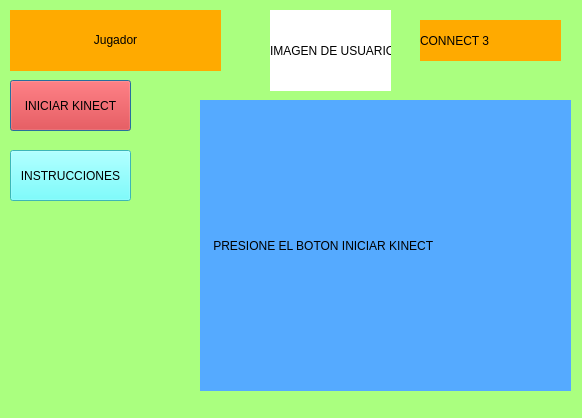
<?xml version="1.0" encoding="UTF-8"?>
<ui version="4.0">
 <class>Dialog1</class>
 <widget class="QDialog" name="Dialog1">
  <property name="geometry">
   <rect>
    <x>0</x>
    <y>0</y>
    <width>582</width>
    <height>418</height>
   </rect>
  </property>
  <property name="windowTitle">
   <string>Dialog</string>
  </property>
  <property name="styleSheet">
   <string notr="true">background-color: rgb(170, 255, 127);</string>
  </property>
  <widget class="QLabel" name="label_2">
   <property name="geometry">
    <rect>
     <x>10</x>
     <y>10</y>
     <width>211</width>
     <height>61</height>
    </rect>
   </property>
   <property name="toolTip">
    <string>&lt;html&gt;&lt;head/&gt;&lt;body&gt;&lt;p align=&quot;center&quot;&gt;&lt;br/&gt;JUGADOR 1&lt;/p&gt;&lt;/body&gt;&lt;/html&gt;</string>
   </property>
   <property name="layoutDirection">
    <enum>Qt::LeftToRight</enum>
   </property>
   <property name="styleSheet">
    <string notr="true">font: 18pt &quot;Segoe UI&quot;;
background-color: rgb(255, 170, 0);</string>
   </property>
   <property name="text">
    <string>&lt;html&gt;&lt;head/&gt;&lt;body&gt;&lt;p align=&quot;center&quot;&gt;Jugador&lt;/p&gt;&lt;/body&gt;&lt;/html&gt;</string>
   </property>
   <property name="margin">
    <number>2</number>
   </property>
  </widget>
  <widget class="QLabel" name="msg">
   <property name="geometry">
    <rect>
     <x>200</x>
     <y>100</y>
     <width>371</width>
     <height>291</height>
    </rect>
   </property>
   <property name="styleSheet">
    <string notr="true">font: 700 italic 14pt &quot;Segoe UI&quot;;
background-color: rgb(85, 170, 255);</string>
   </property>
   <property name="text">
    <string>    PRESIONE EL BOTON INICIAR KINECT</string>
   </property>
  </widget>
  <widget class="QPushButton" name="onkin">
   <property name="geometry">
    <rect>
     <x>10</x>
     <y>80</y>
     <width>121</width>
     <height>51</height>
    </rect>
   </property>
   <property name="styleSheet">
    <string notr="true">background-color: rgb(255, 0, 0);
font: 9pt &quot;Rockwell&quot;;</string>
   </property>
   <property name="text">
    <string>INICIAR KINECT</string>
   </property>
  </widget>
  <widget class="QLabel" name="img">
   <property name="geometry">
    <rect>
     <x>270</x>
     <y>10</y>
     <width>121</width>
     <height>81</height>
    </rect>
   </property>
   <property name="styleSheet">
    <string notr="true">background-color: rgb(255, 255, 255);</string>
   </property>
   <property name="text">
    <string>IMAGEN DE USUARIO</string>
   </property>
  </widget>
  <widget class="QLabel" name="label_3">
   <property name="geometry">
    <rect>
     <x>10</x>
     <y>210</y>
     <width>181</width>
     <height>171</height>
    </rect>
   </property>
   <property name="text">
    <string/>
   </property>
   <property name="pixmap">
    <pixmap>Gato.jpg</pixmap>
   </property>
   <property name="scaledContents">
    <bool>true</bool>
   </property>
  </widget>
  <widget class="QPushButton" name="instrucciones">
   <property name="geometry">
    <rect>
     <x>10</x>
     <y>150</y>
     <width>121</width>
     <height>51</height>
    </rect>
   </property>
   <property name="styleSheet">
    <string notr="true">background-color: rgb(85, 255, 255);
font: 9pt &quot;Rockwell&quot;;</string>
   </property>
   <property name="text">
    <string>INSTRUCCIONES</string>
   </property>
  </widget>
  <widget class="QLabel" name="label">
   <property name="geometry">
    <rect>
     <x>420</x>
     <y>20</y>
     <width>141</width>
     <height>41</height>
    </rect>
   </property>
   <property name="styleSheet">
    <string notr="true">font: 14pt &quot;SWItalc&quot;;
background-color: rgb(255, 170, 0);</string>
   </property>
   <property name="text">
    <string>CONNECT 3</string>
   </property>
  </widget>
 </widget>
 <resources/>
 <connections/>
</ui>
